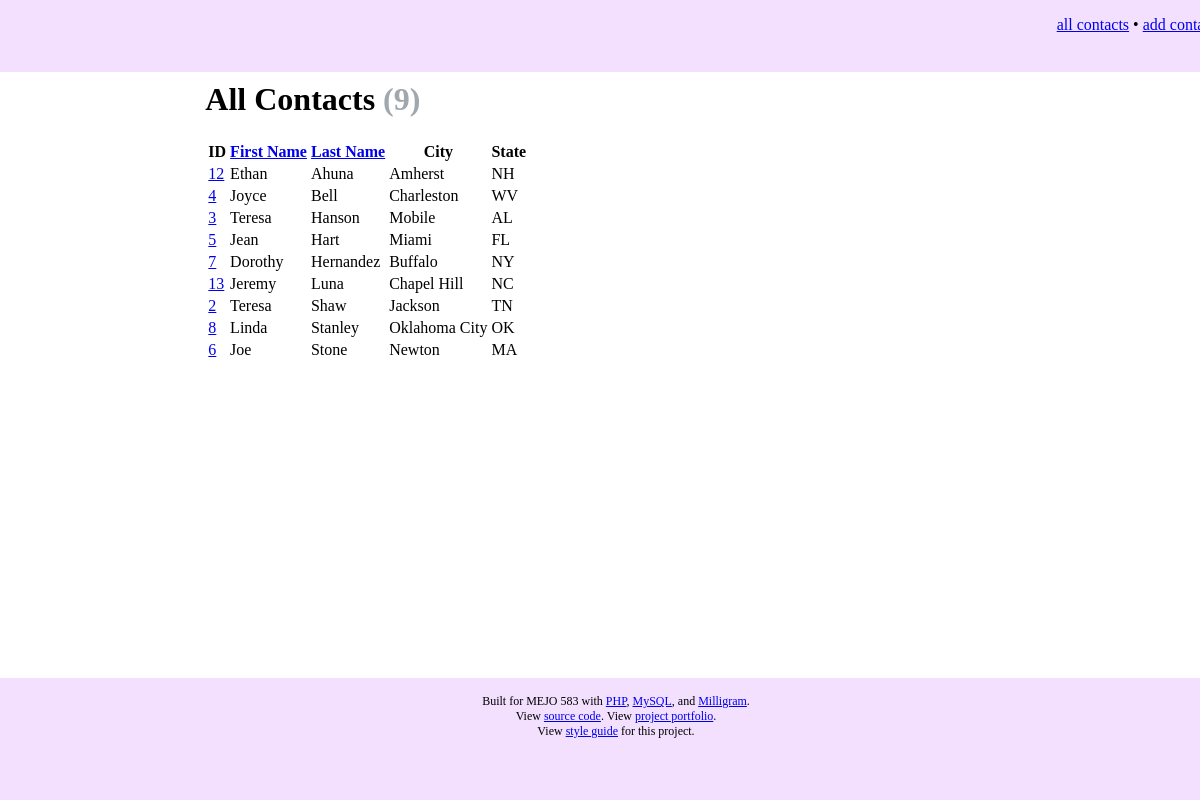
Page /index.php?sortLast=asc on the committed database.
### tables this page shows
CREATE TABLE `contacts` (
  `id` int(11) NOT NULL,
  `first` varchar(200) NOT NULL,
  `last` varchar(200) NOT NULL,
  `title` varchar(200) NOT NULL,
  `address` varchar(200) NOT NULL,
  `city` varchar(200) NOT NULL,
  `state` varchar(200) NOT NULL,
  `zip` varchar(200) NOT NULL,
  `phone` varchar(200) NOT NULL,
  `notes` text NOT NULL
);

### index.php (the view, shortened to what this page needs)
<?php
  include 'header.php';
  $sortLast = array_key_exists('sortLast', $_GET) ? $_GET['sortLast'] : null;
  $sortFirst = array_key_exists('sortFirst', $_GET) ? $_GET['sortFirst'] : null;
  if ($sortLast !== null) {
    $contacts = $db->query('SELECT * FROM contacts ORDER BY last ' . $sortLast)->fetchAll(PDO::FETCH_ASSOC);
  } else if ($sortFirst !== null) {
    $contacts = $db->query('SELECT * FROM contacts ORDER BY first ' . $sortFirst)->fetchAll(PDO::FETCH_ASSOC);
  } else {
    $contacts = $db->query('SELECT * FROM contacts')->fetchAll(PDO::FETCH_ASSOC);
  }
?>
<h1>All Contacts <span class="text-muted">(<?= count($contacts); ?>)</span></h1>
<table class="table">
  <thead>
    <th class="contactId">ID</th>
    <th class="first"><a href="/index.php?sortFirst=<?= ($sortFirst === null || $sortFirst === 'desc') ? 'asc' : 'desc'; ?>">First Name</th>
    <th class="last"><a href="/index.php?sortLast=<?= ($sortLast === null || $sortLast === 'desc') ? 'asc' : 'desc'; ?>">Last Name</a></th>
    <th class="city">City</th>
    <th class="state">State</th>
  </thead>
  <tbody>
    <?php foreach($contacts as $contact) : ?>
    <tr>
      <td class="contactId"><a href="/edit.php?id=<?= $contact['id']; ?>"><?= $contact['id']; ?></a></td>
      <td class="first"><?= $contact['first']; ?></td>
      <td class="last"> <?= $contact['last']; ?></td>
      <td class="city"><?= $contact['city']; ?><br>
      <td class="state"><?= $contact['state']; ?></td>
    </tr>
    <?php endforeach; ?>
  </tbody>
</table>
<?php include 'footer.php'; ?>

### css/style.css (style rules this page uses)
.text-muted { color: rgba(96, 108, 118, 0.6) }

### rows in the picture
contacts: id "12", first "Ethan", last "Ahuna", city "Amherst", state "NH"
contacts: id "4", first "Joyce", last "Bell", city "Charleston", state "WV"
contacts: id "3", first "Teresa", last "Hanson", city "Mobile", state "AL"
contacts: id "5", first "Jean", last "Hart", city "Miami", state "FL"
contacts: id "7", first "Dorothy", last "Hernandez", city "Buffalo", state "NY"
contacts: id "13", first "Jeremy", last "Luna", city "Chapel Hill", state "NC"
contacts: id "2", first "Teresa", last "Shaw", city "Jackson", state "TN"
contacts: id "8", first "Linda", last "Stanley", city "Oklahoma City", state "OK"
contacts: id "6", first "Joe", last "Stone", city "Newton", state "MA"

### other values in the picture
count($contacts) "9"
